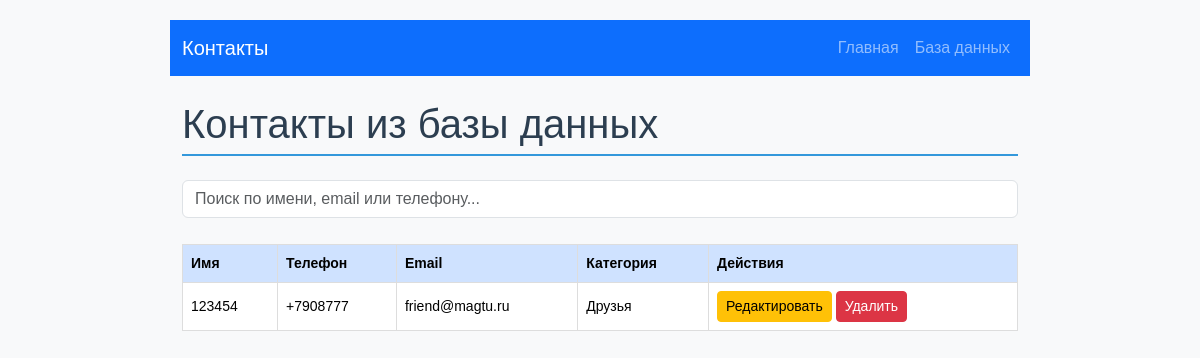
Page /db/ on the earlier database version.
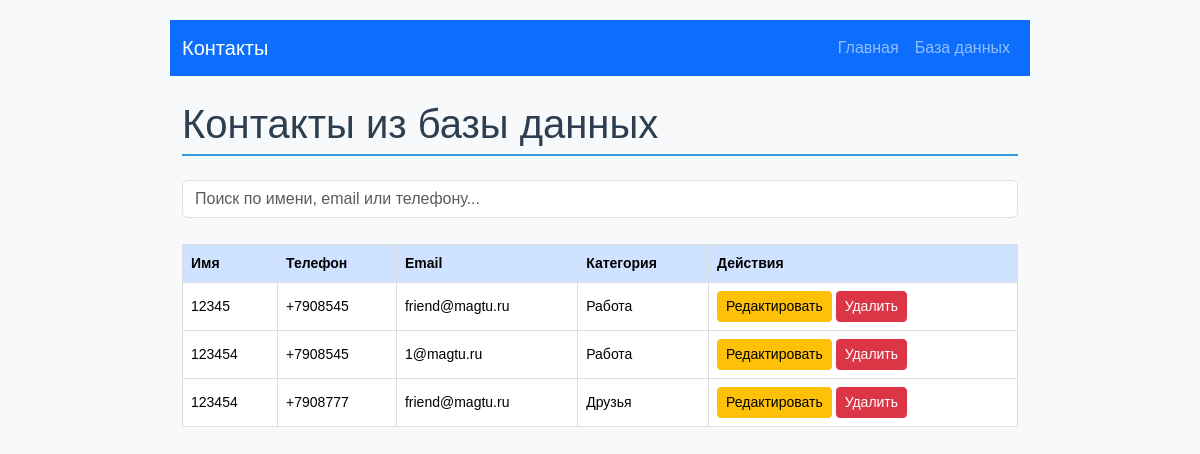
Same page on the later database version.
### contacts/models.py (models this page shows, shortened)
class Contact(models.Model):
    name = models.CharField("Имя", max_length=100)
    phone = models.CharField("Телефон", max_length=20)
    email = models.EmailField("Email")
    category = models.CharField("Категория", max_length=50)
    created_at = models.DateTimeField("Создан", auto_now_add=True)
    class Meta:
        verbose_name = "Контакт"
        verbose_name_plural = "Контакты"
        constraints = [
            models.UniqueConstraint(
                fields=["email", "phone"],
                name="unique_email_phone",
            )
        ]

### contacts/views.py (the view)
# urls.py: path("db/", views.db_list, name="db_list"),
def db_list(request):
    query = request.GET.get("q", "").strip()
    contacts = Contact.objects.all().order_by("-created_at")
    if query:
        contacts = contacts.filter(
            Q(name__icontains=query) |
            Q(email__icontains=query) |
            Q(phone__icontains=query)
        )
    return render(request, "contacts/db_list.html", {
        "contacts": contacts,
        "query": query,
    })

### contacts/templates/contacts/db_list.html (shortened to what this page needs)
{% extends "contacts/base.html" %}
{% load static %}
{% block content %}
<h1 class="mb-4">Контакты из базы данных</h1>
<div class="mb-3">
    <input type="text" id="search-input" class="form-control"
           placeholder="Поиск по имени, email или телефону...">
</div>
<div id="contacts-table">
    {% include "contacts/_db_table.html" %}
</div>
{% endblock %}

### contacts/templates/contacts/base.html (shortened to what this page needs)
{% load static %}
<!DOCTYPE html>
<html lang="ru">
<head>
    <link href="https://cdn.jsdelivr.net/npm/bootstrap@5.3.2/dist/css/bootstrap.min.css" rel="stylesheet">
    <link rel="stylesheet" href="{% static 'contacts/css/style.css' %}">
</head>
<body class="bg-light">
<nav class="navbar navbar-expand-lg navbar-dark bg-primary mb-4">
    <div class="container">
        <a class="navbar-brand" href="{% url 'index' %}">Контакты</a>
        <ul class="navbar-nav">
            <li class="nav-item"><a class="nav-link" href="{% url 'index' %}">Главная</a></li>
            <li class="nav-item"><a class="nav-link" href="{% url 'db_list' %}">База данных</a></li>
        </ul>
    </div>
</nav>
<main class="container">
    {% block content %}{% endblock %}
</main>
</body>
</html>

### contacts/templates/contacts/_db_table.html (shortened to what this page needs)
{% if contacts %}
<div class="table-responsive">
    <table class="table table-hover align-middle">
        <thead class="table-primary">
        <tr>
            <th>Имя</th><th>Телефон</th><th>Email</th><th>Категория</th><th>Действия</th>
        </tr>
        </thead>
        <tbody id="contacts-body">
        {% for c in contacts %}
            <tr>
                <td>{{ c.name }}</td>
                <td>{{ c.phone }}</td>
                <td>{{ c.email }}</td>
                <td>{{ c.category }}</td>
                <td>
                    <a href="{% url 'edit_contact' c.id %}" class="btn btn-sm btn-warning">Редактировать</a>
                    <form method="post" action="{% url 'delete_contact' c.id %}" class="d-inline"
                          onsubmit="return confirm('Удалить контакт?');">
                        <button class="btn btn-sm btn-danger">Удалить</button>
                    </form>
                </td>
            </tr>
        {% endfor %}
        </tbody>
    </table>
</div>
{% else %}
<p class="text-muted">Контактов нет.</p>
{% endif %}

### contacts/static/contacts/css/style.css (style rules this page uses)
body { font-family: Arial, sans-serif; max-width: 900px; margin: 20px auto; padding: 0 20px; background: #f5f7fa; color: #222; }
h1 { color: #2c3e50; border-bottom: 2px solid #3498db; padding-bottom: 6px; }
input, select, button { padding: 6px 10px; font-size: 14px; }
button { background: #3498db; color: #fff; border: none; border-radius: 4px; cursor: pointer; }
table { width: 100%; border-collapse: collapse; margin-top: 10px; }
th, td { border: 1px solid #ddd; padding: 6px 10px; text-align: left; font-size: 14px; }
th { background: #ecf0f1; }

Differences in the rows shown:
added Contact: name "12345", phone "+7908545", email "friend@magtu.ru", category "Работа"
added Contact: name "123454", phone "+7908545", email "1@magtu.ru", category "Работа"
